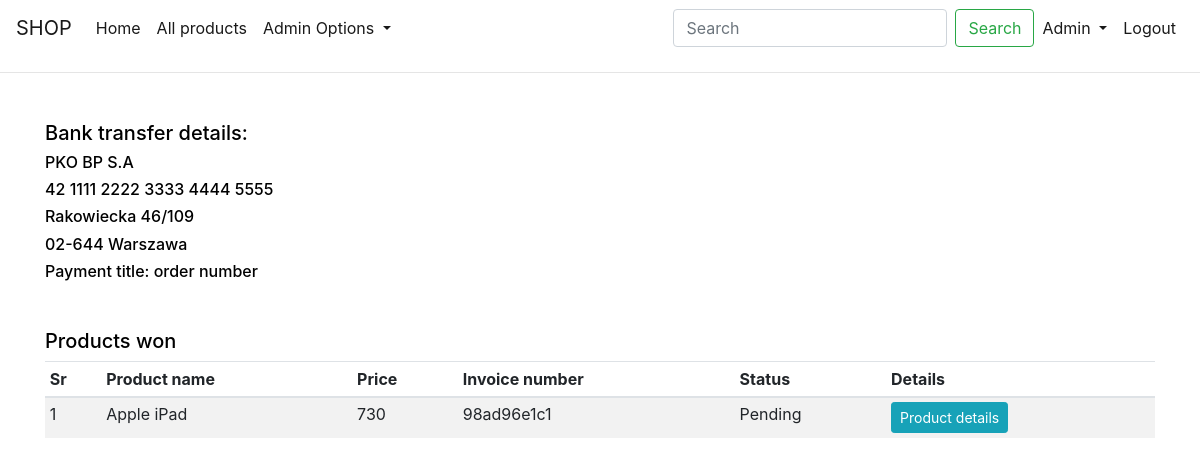
The app's page /products_won (signed in) with its own data.
### shop/customers/models.py (models this page shows, shortened)
class Register(db.Model, UserMixin):
    id = db.Column(db.Integer, primary_key=True)
    name = db.Column(db.String(50), unique=False)
    username = db.Column(db.String(50), unique=True)
    email = db.Column(db.String(50), unique=True)
    password = db.Column(db.String(200), unique=False)
    country = db.Column(db.String(50), unique=False)
    city = db.Column(db.String(50), unique=False)
    contact = db.Column(db.String(50), unique=False)
    address = db.Column(db.String(50), unique=False)
    zipcode = db.Column(db.String(50), unique=False)
    profile = db.Column(db.String(200), unique=False, default='profile.jpg')
    date_created = db.Column(db.DateTime, nullable=False, default=datetime.utcnow)
    type = db.Column(db.String(20), default='User', nullable=False)
    orders = db.relationship('CustomerOrder', backref='customer_info')

### shop/admin/models.py (models this page shows, shortened)
class CustomerOrder(db.Model):
    id = db.Column(db.Integer, primary_key=True)
    product_id = db.Column(db.Integer, primary_key=True)
    name = db.Column(db.String(80), nullable=False)
    price = db.Column(db.Integer, nullable=False)
    invoice = db.Column(db.String(20), unique=True, nullable=False)
    status = db.Column(db.String(20), default='none', nullable=False)
    customer_id = db.Column(db.Integer, db.ForeignKey('register.id'), unique=False, nullable=False)
    customer = db.relationship('Register', backref='customer_orders')
    date_created = db.Column(db.DateTime, default=datetime.utcnow, nullable=False)
    org_owner = db.Column(db.Integer, primary_key=True)

### shop/admin/controller.py (the view)
@app.route('/products_won')
@login_required
def products_won():
    products = CustomerOrder.query.filter_by(customer_id=current_user.id).all()
    return render_template('admin/products_won.html', title="Products won", products=products)

### shop/customers/models.py (called while the page is built)
@login_manager.user_loader
def user_loader(user_id):
    return Register.query.get(user_id)

### shop/templates/admin/products_won.html (shortened to what this page needs)
{% extends 'layout.html' %}
{% block content %}
<div class="container mt-5">
   <h5>Bank transfer details:</h5>
    <h6>PKO BP S.A</h6>
    <h6>42 1111 2222 3333 4444 5555</h6>
    <h6>Rakowiecka 46/109</h6>
    <h6>02-644 Warszawa</h6>
    <h6>Payment title: order number</h6>
</div>
<div class="container mt-5">
    <table class="table table-sm table-condensed table-striped table-hover">
        <thead>
        <h5>Products won</h5>
        </thead>
        <thead>
        <th>Sr</th>
        <th>Product name</th>
        <th>Price</th>
        <th>Invoice number</th>
        <th>Status</th>
        <th>Details</th>
        </thead>
        <tbody>
        {% for product in products %}
        <tr>
            <td>{{loop.index}}</td>
            <td>{{product.name}}</td>
            <td>{{product.price}}</td>
            <td>{{product.invoice}}</td>
            <td>{{product.status}}</td>
            <td><a href="{{url_for('single_page', id=product.product_id)}}" class="btn btn-sm btn-info">Product details</a></td>
        </tr>
        {% endfor %}
        </tbody>
    </table>
</div>
{% endblock content %}

### shop/templates/layout.html (shortened to what this page needs)
<!doctype html>
<html lang="en">
<head>
    <link rel="stylesheet" href="https://cdn.jsdelivr.net/npm/bootstrap@4.5.3/dist/css/bootstrap.min.css"
>
</head>
<body>
<nav class="navbar navbar-expand-md navbar-light bg-transparent">
    <a class="navbar-brand" href="{{ url_for('home') }}">SHOP</a>
    <div class="collapse navbar-collapse" id="navbarNav">
        <ul class="navbar-nav mr-auto">
            <li class="nav-item active">
                <a class="nav-link" href="{{ url_for('home') }}">Home <span class="sr-only">(current)</span></a>
            </li>
            <li class="nav-item active">
                <a class="nav-link" href="{{ url_for('home') }}">All products</a>
            </li>
                {% if current_user.type == 'Admin' %}
            <li class="nav-item dropdown">
                <a class="nav-link active dropdown-toggle" href="#" id="navbarDropdown3" role="button"
                   data-toggle="dropdown"
                   aria-haspopup="true" aria-expanded="false">
                    Admin Options
                </a>
            </li>
            {% endif %}
        </ul>
        <form class="form-inline my-2 my-lg-0" action="{{url_for('search')}}">
            <input class="form-control mr-sm-2" type="search" placeholder="Search" aria-label="Search" name="q">
            <button class="btn btn-outline-success my-2 my-sm-0" type="submit">Search</button>
        </form>
        <ul class="navbar-nav active">
            {% if current_user.is_authenticated %}
            <li class="nav-item dropdown">
            <a class="nav-link active dropdown-toggle" href="#" id="navbarDropdown1" role="button"
               data-toggle="dropdown"
               aria-haspopup="true" aria-expanded="false">
                {{current_user.name}}
            </a>
            <li class="nav-item active">
                <a class="nav-link" href="{{ url_for('customer_logout') }}">Logout</a>
            </li>
            {% endif %}
        </ul>
    </div>
</nav>
<hr>
{% block content %}
{% endblock %}
</body>
</html>

### shop/templates/layout.html (style rules this page uses)
body { background-color: #FFFFFF; color: black }

### records on screen
Register: name "Admin"
CustomerOrder: name "Apple iPad", price "730", invoice "98ad96e1c1", status "Pending"
